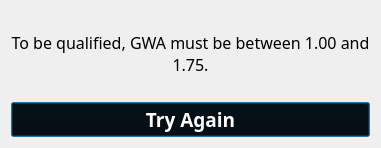
<?xml version="1.0" encoding="UTF-8"?>
<ui version="4.0">
 <class>Dialog</class>
 <widget class="QDialog" name="Dialog">
  <property name="geometry">
   <rect>
    <x>0</x>
    <y>0</y>
    <width>381</width>
    <height>148</height>
   </rect>
  </property>
  <property name="windowTitle">
   <string>Dialog</string>
  </property>
  <layout class="QGridLayout" name="gridLayout">
   <item row="0" column="0">
    <layout class="QVBoxLayout" name="verticalLayout">
     <item>
      <widget class="QLabel" name="label">
       <property name="font">
        <font>
         <family>Atkinson Hyperlegible</family>
         <pointsize>12</pointsize>
         <weight>50</weight>
         <bold>false</bold>
        </font>
       </property>
       <property name="styleSheet">
        <string notr="true">color: rgb(0, 0, 0);</string>
       </property>
       <property name="text">
        <string>To be qualified, GWA must be between 1.00 and 1.75.</string>
       </property>
       <property name="alignment">
        <set>Qt::AlignCenter</set>
       </property>
       <property name="wordWrap">
        <bool>true</bool>
       </property>
      </widget>
     </item>
     <item>
      <widget class="QPushButton" name="pushButton">
       <property name="font">
        <font>
         <family>Atkinson Hyperlegible</family>
         <pointsize>14</pointsize>
         <weight>75</weight>
         <bold>true</bold>
        </font>
       </property>
       <property name="styleSheet">
        <string notr="true">color: rgb(255, 255, 255);
background-color: rgb(0, 0, 0);</string>
       </property>
       <property name="text">
        <string>Try Again</string>
       </property>
      </widget>
     </item>
    </layout>
   </item>
  </layout>
 </widget>
 <resources/>
 <connections/>
</ui>
